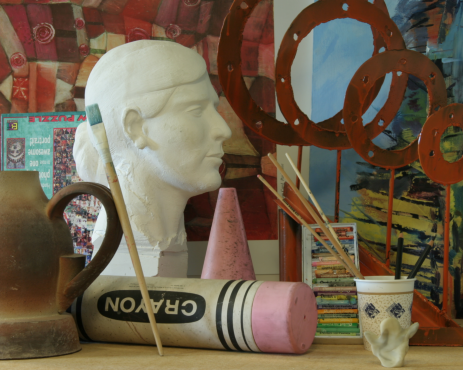
%> input picture results_evaluation/view1.png, 463 x 370 px
$ octave support_match_comp.m   (GNU Octave 9; MATLAB toolbox functions it lacks are replaced by stand-ins)
%> lines starting %> are read from the running program, lines starting %| are printed output that depends on the picture
clear all;
clc;
% import data
im2 = imread('view1.png');
%> im2 is the input picture: size 370x463x3 uint8; mean R, G, B 109.7, 94.7, 74.9
gt_disparity = imread('disp1.png');
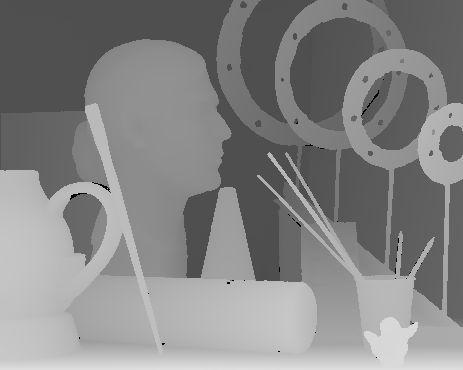
%> input picture results_evaluation/disp1.png, 463 x 370 px
%> gt_disparity is the input picture: size 370x463 uint8; min 0, max 224, mean 132.9
gt_disparity = gt_disparity';
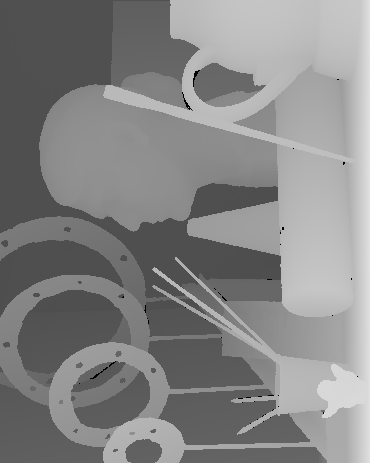
%> gt_disparity: size 463x370 uint8; min 0, max 224, mean 132.9; mean of the top-left, top-right, bottom-left and bottom-right quarters 111.8, 168.1, 107.2, 144.6
gt_disparity = double(gt_disparity);
% compare the results
sppt_mod = importdata('Support_Points_mod.txt');
sppt_ori = importdata('Support_Points_ori.txt');
sppt_mod(:,3) = sppt_mod(:,3)*4;
sppt_ori(:,3) = sppt_ori(:,3)*4;
scatter(sppt_mod(:,1),sppt_mod(:,2));
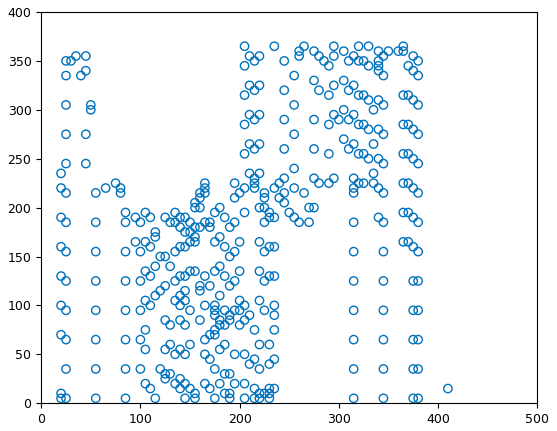
%> figure redrawn from the program's plot data
sppt_mod = double(sppt_mod);
sppt_ori = double(sppt_ori);
subplot(1,2,1);
imshow(im2);
hold on;
scatter(sppt_mod(:,1),sppt_mod(:,2),20,'o', 'MarkerEdgeColor', [1 0 0]);
title('Support Match after Modification');
subplot(1,2,2);
imshow(im2);
hold on;
scatter(sppt_ori(:,1),sppt_ori(:,2), 20, 'o', 'MarkerEdgeColor',[1 0 0],...
    'LineWidth',0.5);
title('Original Support Match Results');
%calculate the error
err_mod = [];
sum_err_mod = 0;
for i = 1:length(sppt_mod)
    u = sppt_mod(i,1);
    v = sppt_mod(i,2);
    disp_cal_mod = sppt_mod(i,3);
    disp_gt = gt_disparity(u,v);
    if (disp_gt ~= 0)
        error_sqr = (disp_cal_mod-disp_gt)*(disp_cal_mod-disp_gt);
        err_mod = [err_mod; error_sqr];
        sum_err_mod = sum_err_mod + error_sqr;
    end

end
%> this loop made 425 passes
%> (disp_gt, error_sqr, err_mod, sum_err_mod) on passes 1 to 8: (79, 225, 225, 225), (79, 49, [225; 49], 274), (79, 49, [225; 49; 49], 323), (79, 49, [225; 49; 49; 49], 372), (79, 49, [225; 49; 49; 49; 49], 421), (79, 49, [225; 49; 49; 49; 49; 49], 470), (79, 49, [225; 49; 49; 49; 49; 49; 49], 519), (79, 2401, [225; 49; 49; 49; 49; 49; 49; 2401], 2920)
%> (disp_gt, error_sqr, sum_err_mod) on passes 13 to 18: (79, 2401, 16360), (133, 3249, 19609), (84, 64, 19673), (106, 900, 20573), (106, 900, 21473), (79, 225, 21698)
%> after the loop, err_mod = 423 values, max 16900 at index 300, min 0 at index 216, mean 2827.4; error_sqr = 6724; sum_err_mod = 1195970
RMSE_mod = sqrt(sum_err_mod/length(sppt_mod));
%> RMSE_mod = 53.05
err_ori = [];
sum_err_ori = 0;
for j = 1:length(sppt_ori)
    u = sppt_ori(j,1);
    v = sppt_ori(j,2);
    disp_cal_ori = sppt_ori(j,3);
    disp_gt = gt_disparity(u,v);
    if (disp_gt ~= 0)
        error_sqr = (disp_cal_ori-disp_gt)*(disp_cal_ori-disp_gt);
        err_ori = [err_ori; error_sqr];
        sum_err_ori = sum_err_ori + error_sqr;
    end
end
%> this loop made 853 passes
%> (disp_gt, error_sqr, err_ori, sum_err_ori) on passes 1 to 9: (80, 400, 400, 400), (80, 400, [400; 400], 800), (80, 784, [400; 400; 784], 1584), (80, 784, [400; 400; 784; 784], 2368), (80, 784, [400; 400; 784; 784; 784], 3152), (80, 784, [400; 400; 784; 784; 784; 784], 3936), (80, 784, [400; 400; 784; 784; 784; 784; 784], 4720), (80, 784, [400; 400; 784; 784; 784; 784; 784; 784], 5504), (80, 784, [400; 400; 784; 784; 784; 784; 784; 784; 784], 6288)
%> (disp_gt, error_sqr, sum_err_ori) on passes 13 to 18: (99, 1089, 9729), (99, 1089, 10818), (99, 1089, 11907), (80, 784, 12691), (80, 784, 13475), (80, 784, 14259)
%> after the loop, err_ori = 853 values, max 26896 at index 70, min 225 at index 701, mean 3123.5; error_sqr = 3249; sum_err_ori = 2664346
RMSE_ori = sqrt(sum_err_ori/length(sppt_ori));
%> RMSE_ori = 55.89
